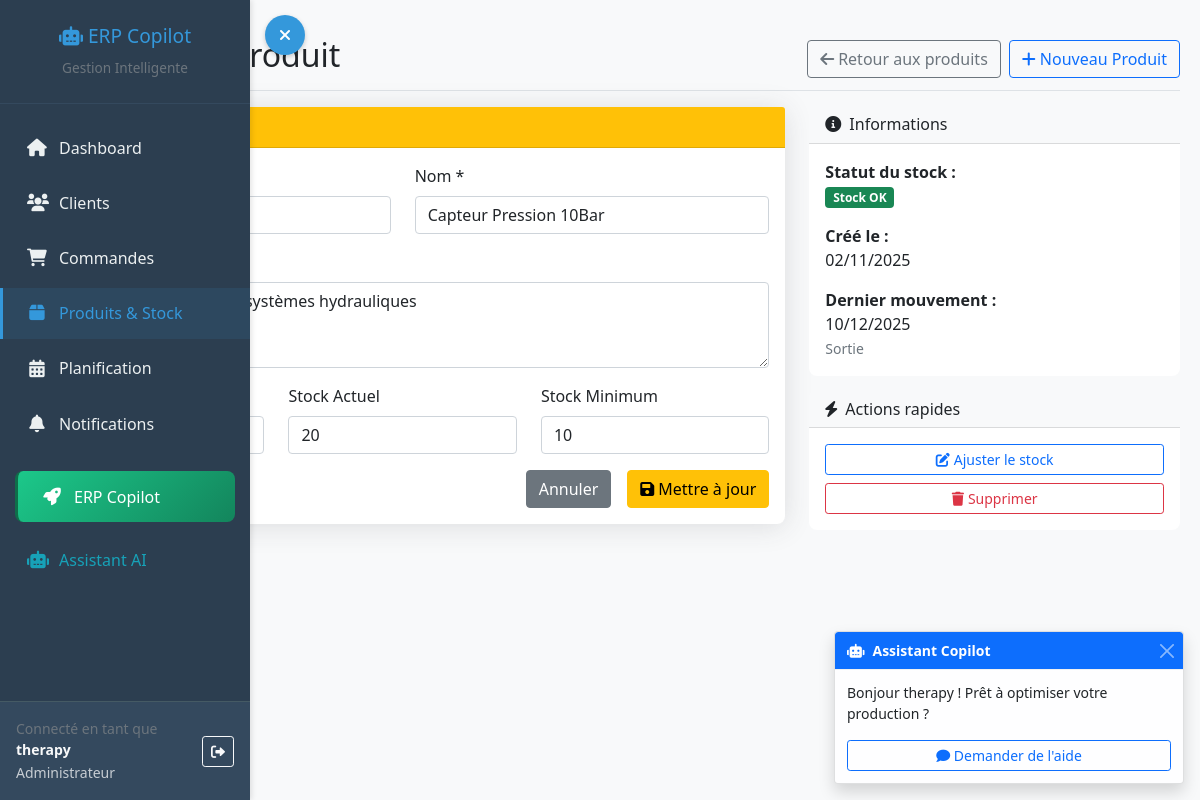
The page /products/5/edit/ (signed in) on the database its author committed.
### dashboard/models.py (models this page shows, shortened)
class CustomUser(AbstractUser):
    ROLE_CHOICES = [
        ('admin', 'Administrateur'),
        ('manager', 'Manager'),
        ('supervisor', 'Superviseur'),  # Rôle secondaire avec accès limité
        ('operator', 'Opérateur'),
    ]
    role = models.CharField(max_length=20, choices=ROLE_CHOICES, default='operator')
    phone = models.CharField(max_length=20, blank=True)

class Product(models.Model):
    reference = models.CharField(max_length=50, unique=True)
    name = models.CharField(max_length=100)
    description = models.TextField(blank=True)
    price = models.DecimalField(max_digits=10, decimal_places=2)
    min_stock = models.IntegerField(default=5)
    max_stock = models.IntegerField(default=100)
    current_stock = models.IntegerField(default=0)
    created_at = models.DateTimeField(auto_now_add=True)
    @property
    def is_low_stock(self):
        return self.current_stock <= self.min_stock
    is_active = models.BooleanField(default=True)
    archived_at = models.DateTimeField(null=True, blank=True)

class StockMovement(models.Model):
    MOVEMENT_TYPES = [
        ('in', 'Entrée'),
        ('out', 'Sortie'),
        ('adjustment', 'Ajustement'),
    ]
    product = models.ForeignKey(Product, on_delete=models.CASCADE)
    movement_type = models.CharField(max_length=20, choices=MOVEMENT_TYPES)
    quantity = models.IntegerField()
    reason = models.CharField(max_length=100)
    created_at = models.DateTimeField(auto_now_add=True)
    user = models.ForeignKey(CustomUser, on_delete=models.CASCADE, related_name='dashboard_stock_movements')
    customer = models.ForeignKey(Customer, on_delete=models.SET_NULL, null=True, blank=True, related_name='stock_movements')

### dashboard/views.py (the view)
# urls.py: path('products/<int:product_id>/edit/', views.edit_product, name='edit_product'),
@login_required
@role_required(['admin', 'manager'])
def edit_product(request, product_id):
    product = get_object_or_404(Product, id=product_id)
    if request.method == 'POST':
        form = ProductForm(request.POST, instance=product)
        if form.is_valid():
            form.save()
            messages.success(request, f'Produit {product.reference} modifié avec succès!')
            return redirect('product_list')
    else:
        form = ProductForm(instance=product)
    return render(request, 'dashboard/products/edit_product.html', {
        'form': form,
        'product': product
    })

### dashboard/forms.py (shortened to what this page needs)
class ProductForm(forms.ModelForm):
    class Meta:
        model = Product
        fields = ['reference', 'name', 'description', 'price', 'min_stock', 'current_stock']
        widgets = {
            'description': forms.Textarea(attrs={'rows': 3, 'class': 'form-control', 'placeholder': 'Description du produit...'}),
            'reference': forms.TextInput(attrs={'class': 'form-control', 'placeholder': 'Ex: P-HYDR-001'}),
            'name': forms.TextInput(attrs={'class': 'form-control', 'placeholder': 'Nom complet du produit'}),
            'price': forms.NumberInput(attrs={'class': 'form-control', 'step': '0.01', 'min': '0'}),
            'min_stock': forms.NumberInput(attrs={'class': 'form-control', 'min': '0', 'value': '5'}),
            'current_stock': forms.NumberInput(attrs={'class': 'form-control', 'min': '0', 'value': '0'}),
        }
        labels = {
            'reference': 'Référence du produit',
            'name': 'Nom du produit',
            'description': 'Description',
            'price': 'Prix unitaire (€)',
            'min_stock': 'Stock minimum d\'alerte',
            'current_stock': 'Quantité en stock',
        }

### templates/dashboard/products/edit_product.html (shortened to what this page needs)
{% extends 'base.html' %}
{% block content %}
<div class="d-flex justify-content-between flex-wrap flex-md-nowrap align-items-center pt-3 pb-2 mb-3 border-bottom">
    <h1 class="h2">
    </h1>
    <div class="btn-toolbar mb-2 mb-md-0">
        <a href="{% url 'product_list' %}" class="btn btn-outline-secondary me-2">
            <i class="fas fa-arrow-left me-1"></i>Retour aux produits
        </a>
        <a href="{% url 'create_product' %}" class="btn btn-outline-primary">
            <i class="fas fa-plus me-1"></i>Nouveau Produit
        </a>
    </div>
</div>
<div class="row">
    <div class="col-md-8">
        <div class="card shadow">
            <div class="card-header bg-warning text-dark">
                <h5 class="mb-0">Modifier {{ product.reference }}</h5>
            </div>
            <div class="card-body">
                <form method="post">
                    <div class="row">
                        <div class="col-md-6">
                            <div class="mb-3">
                                <label class="form-label">Référence *</label>
                            </div>
                        </div>
                        <div class="col-md-6">
                            <div class="mb-3">
                                <label class="form-label">Nom *</label>
                                {{ form.name }}
                            </div>
                        </div>
                    </div>
                    <div class="mb-3">
                        <label class="form-label">Description</label>
                        {{ form.description }}
                    </div>
                    <div class="row">
                        <div class="col-md-4">
                            <div class="mb-3">
                                <label class="form-label">Prix (€) *</label>
                            </div>
                        </div>
                        <div class="col-md-4">
                            <div class="mb-3">
                                <label class="form-label">Stock Actuel</label>
                                {{ form.current_stock }}
                            </div>
                        </div>
                        <div class="col-md-4">
                            <div class="mb-3">
                                <label class="form-label">Stock Minimum</label>
                                {{ form.min_stock }}
                            </div>
                        </div>
                    </div>
                    <div class="d-grid gap-2 d-md-flex justify-content-md-end">
                        <a href="{% url 'product_list' %}" class="btn btn-secondary me-md-2">Annuler</a>
                        <button type="submit" class="btn btn-warning">
                            <i class="fas fa-save me-1"></i>Mettre à jour
                        </button>
                    </div>
                </form>
            </div>
        </div>
    </div>
    <div class="col-md-4">
        <div class="card">
            <div class="card-header bg-light">
                <h6 class="mb-0"><i class="fas fa-info-circle me-2"></i>Informations</h6>
            </div>
            <div class="card-body">
                <div class="mb-3">
                    <strong>Statut du stock :</strong><br>
                    {% if product.is_low_stock %}
                        <span class="badge bg-danger">Stock Faible</span>
                    {% else %}
                        <span class="badge bg-success">Stock OK</span>
                    {% endif %}
                </div>
                <div class="mb-3">
                    <strong>Créé le :</strong><br>
                    {{ product.created_at|date:"d/m/Y" }}
                </div>
                <div>
                    <strong>Dernier mouvement :</strong><br>
                    {% with last_movement=product.stockmovement_set.last %}
                        {% if last_movement %}
                            {{ last_movement.created_at|date:"d/m/Y" }}<br>
                            <small class="text-muted">{{ last_movement.get_movement_type_display }}</small>
                        {% else %}
                            <span class="text-muted">Aucun mouvement</span>
                        {% endif %}
                    {% endwith %}
                </div>
            </div>
        </div>
        <div class="card mt-3">
            <div class="card-header bg-light">
                <h6 class="mb-0"><i class="fas fa-bolt me-2"></i>Actions rapides</h6>
            </div>
            <div class="card-body">
                <div class="d-grid gap-2">
                    <button class="btn btn-outline-primary btn-sm"
                            data-bs-toggle="modal"
                            data-bs-target="#adjustStockModal">
                        <i class="fas fa-edit me-1"></i>Ajuster le stock
                    </button>
                    <a href="{% url 'delete_product' product.id %}"
                       class="btn btn-outline-danger btn-sm">
                        <i class="fas fa-trash me-1"></i>Supprimer
                    </a>
                </div>
            </div>
        </div>
    </div>
</div>
{% endblock %}

### templates/base.html (shortened to what this page needs)
<!DOCTYPE html>
<html lang="fr">
<head>
    <link href="https://cdn.jsdelivr.net/npm/bootstrap@5.1.3/dist/css/bootstrap.min.css" rel="stylesheet">
    <link href="https://cdnjs.cloudflare.com/ajax/libs/font-awesome/6.0.0/css/all.min.css" rel="stylesheet">
</head>
<body>
    <nav class="sidebar" id="sidebar">
        <div class="sidebar-sticky">
            <div class="sidebar-header text-center">
                <h5 class="text-primary">
                    <i class="fas fa-robot"></i> ERP Copilot
                </h5>
                <small class="text-muted">Gestion Intelligente</small>
            </div>
            <ul class="nav flex-column">
                <li class="nav-item">
                    <a class="nav-link {% if request.resolver_match.url_name == 'dashboard' %}active{% endif %}"
                    href="{% url 'dashboard' %}">
                        <i class="fas fa-home"></i>
                        Dashboard
                    </a>
                </li>
                <li class="nav-item">
                    <a class="nav-link {% if 'customers' in request.path %}active{% endif %}"
                    href="{% url 'customer_list' %}">
                        <i class="fas fa-users"></i>
                        Clients
                    </a>
                </li>
                <li class="nav-item">
                    <a class="nav-link {% if 'orders' in request.path %}active{% endif %}"
                    href="{% url 'order_list' %}">
                        <i class="fas fa-shopping-cart"></i>
                        Commandes
                    </a>
                </li>
                <li class="nav-item">
                    <a class="nav-link {% if 'products' in request.path or 'stock' in request.path %}active{% endif %}"
                    href="{% url 'product_list' %}">
                        <i class="fas fa-box"></i>
                        Produits & Stock
                    </a>
                </li>
                <li class="nav-item">
                    <a class="nav-link {% if 'planning' in request.path %}active{% endif %}"
                    href="{% url 'planning_dashboard' %}">
                        <i class="fas fa-calendar-alt"></i>
                        Planification
                    </a>
                </li>
                <li class="nav-item position-relative">
                    <a class="nav-link" href="{% url 'notifications_list' %}">
                        <i class="fas fa-bell"></i>
                        Notifications
                    </a>
                </li>
                <li class="nav-item">
                    <a class="nav-link erp-copilot" href="{% url 'erp_copilot' %}">
                        <i class="fas fa-rocket"></i>
                        ERP Copilot
                    </a>
                </li>
                <li class="nav-item">
                    <a class="nav-link text-info" href="{% url 'ai_assistant' %}">
                        <i class="fas fa-robot"></i>
                        Assistant AI
                    </a>
                </li>
            </ul>
            <div class="user-info-container">
                <div class="d-flex align-items-center">
                    <div class="flex-grow-1">
                        <small class="text-muted d-block">Connecté en tant que</small>
                        <div class="fw-bold text-light small">{{ user.username }}</div>
                        {% if user.role %}
                        <small class="text-light opacity-75">{{ user.get_role_display }}</small>
                        {% endif %}
                    </div>
                    <form method="post" action="{% url 'logout' %}" class="m-0">
                        <button type="submit" class="btn btn-sm btn-outline-light" title="Déconnexion">
                            <i class="fas fa-sign-out-alt"></i>
                        </button>
                    </form>
                </div>
            </div>
        </div>
    </nav>
    <button class="sidebar-toggle" id="sidebarToggle">
        <i class="fas fa-bars" id="toggleIcon"></i>
    </button>
    <main id="mainContent">
        {% block content %}
        {% endblock %}
    </main>
    <div class="position-fixed bottom-0 end-0 m-3" style="z-index: 1050;">
        <div class="toast show" role="alert" id="copilotToast">
            <div class="toast-header bg-primary text-white">
                <i class="fas fa-robot me-2"></i>
                <strong class="me-auto">Assistant Copilot</strong>
                <button type="button" class="btn-close btn-close-white" data-bs-dismiss="toast"></button>
            </div>
            <div class="toast-body">
                <p>Bonjour {{ user.username }} ! Prêt à optimiser votre production ?</p>
                <button class="btn btn-sm btn-outline-primary w-100" onclick="showCopilotHelp()">
                    <i class="fas fa-comment"></i> Demander de l'aide
                </button>
            </div>
        </div>
    </div>
</body>
</html>

### templates/base.html (style rules this page uses)
body { overflow-x: hidden; background-color: #f8f9fa; transition: margin-left 0.3s ease; }
.sidebar { position: fixed; top: 0; bottom: 0; left: 0; z-index: 1000; padding: 0; box-shadow: 2px 0 5px rgba(0,0,0,0.1); width: 250px; background-color: #2c3e50; transition: transform 0.3s ease; transform: translateX(0); display: flex; flex-direction: column; }
.sidebar-sticky { position: relative; height: 100vh; overflow-y: auto; padding: 0; display: flex; flex-direction: column; flex: 1; }
.sidebar-header { padding: 1.5rem 1rem; border-bottom: 1px solid #34495e; flex-shrink: 0; background-color: #2c3e50; }
.sidebar .nav { flex: 1; overflow-y: auto; padding: 1rem 0; }
.sidebar .nav-link { font-weight: 500; color: #ecf0f1; padding: 0.85rem 1.5rem; border-left: 3px solid transparent; transition: all 0.3s; margin: 2px 0; display: flex; align-items: center; position: relative; }
.sidebar .nav-link.active { color: #3498db; background-color: rgba(52, 152, 219, 0.1); border-left-color: #3498db; }
.sidebar .nav-link i { margin-right: 12px; width: 20px; text-align: center; font-size: 1.1rem; }
.sidebar-toggle { position: fixed; top: 15px; left: 15px; z-index: 1001; background: #3498db; border: none; border-radius: 50%; width: 40px; height: 40px; color: white; cursor: pointer; transition: all 0.3s ease; box-shadow: 0 2px 5px rgba(0,0,0,0.2); }
main { margin-left: 0; padding: 20px; transition: margin-left 0.3s ease; min-height: 100vh; }
.sidebar:not(.collapsed) + .sidebar-toggle { left: 265px; }
.sidebar-header h5 { color: #3498db !important; margin-bottom: 0.5rem; font-size: 1.2rem; }
.sidebar-header small { color: #bdc3c7; font-size: 0.85rem; }
.user-info-container { margin-top: auto; padding: 1rem; background-color: #34495e; border-top: 1px solid #455a64; flex-shrink: 0; }
.card { border: none; border-radius: 0.5rem; }
.shadow { box-shadow: 0 0.15rem 1.75rem 0 rgba(58, 59, 69, 0.15) !important; }
.nav-link.erp-copilot { background: linear-gradient(135deg, #1cc88a, #13855c); color: white !important; margin: 20px 15px 10px 15px; border-radius: 8px; border-left: 3px solid #0f6e4a !important; padding: 0.85rem 1.5rem; }
.nav-link.erp-copilot i { color: white !important; }
.nav-link.text-info { color: #17a2b8 !important; }

### rows shown on the page
CustomUser: username "therapy", role "Administrateur"
Product: name "Capteur Pression 10Bar", description "Capteur de pression pour systèmes hydrauliques", current_stock "20", min_stock "10", created_at "02/11/2025"
StockMovement: created_at "10/12/2025", movement_type "Sortie"
